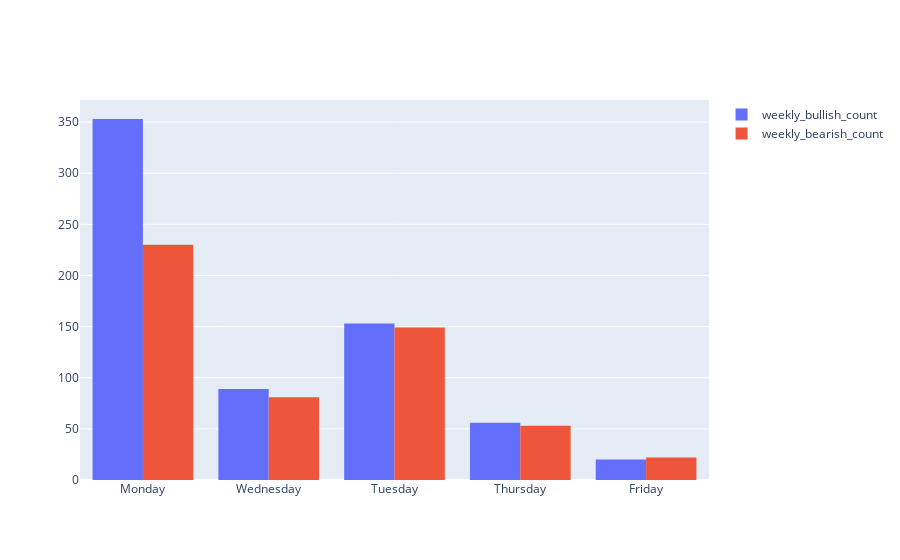

The cell this chart's notebook holds for it:
### Code cell
bullish_days = nq_weekly_df.loc[nq_weekly_df['weekly_bias'] == 1]
bearish_days = nq_weekly_df.loc[nq_weekly_df['weekly_bias'] == -1]


fig = go.Figure()
fig.add_trace(go.Histogram(histfunc="count", y=bullish_days["weekly_bias"], x=bullish_days["week_high_low_day"], name="weekly_bullish_count"))
fig.add_trace(go.Histogram(histfunc="count", y=bearish_days["weekly_bias"], x=bearish_days["week_high_low_day"], name="weekly_bearish_count"))

fig.show()

### Figure 1 — Plotly figure (JSON) as saved in the notebook; plotly's stock layout.template omitted (floating-point values rounded to 4 significant figures; data arrays with more than 128 entries replaced by an {"elided": "..."} marker saying what was removed)
{"data": [{"histfunc": "count", "name": "weekly_bullish_count", "type": "histogram", "x": {"elided": "671 str values"}, "y": {"elided": "671 int values"}}, {"histfunc": "count", "name": "weekly_bearish_count", "type": "histogram", "x": {"elided": "535 str values"}, "y": {"elided": "535 int values"}}], "layout": {}}
